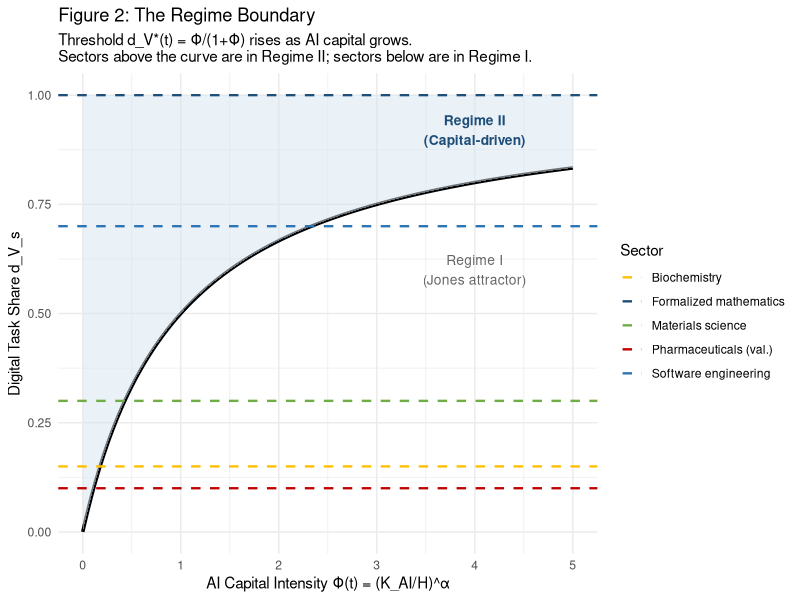

This chart was generated by the following R code:
# t_star_calibrations.R
#
# The Regime Boundaries of AI-Amplified Research
# Table 1: T* Calibrations by Sector
#
# Author: Ryan S. Lester | SSRN 6649740 | doi:10.7910/DVN/FA75PH
#
# Description:
#   Computes T* — the time at which a sector transitions from Regime II
#   back to the Jones (1995) semi-endogenous growth attractor — for five
#   research sectors under two baseline calibrations.
#
#   Formula (Corollary 2.1):
#   T* = (1 / alpha*(g_K - n)) * log(ceiling / Phi_0)
#   where ceiling = d_V_s / (1 - d_V_s) and Phi_0 = (K_AI_0 / H_0)^alpha


library(tidyverse)


# ── Parameters ────────────────────────────────────────────────────────────────

params_conservative <- list(
  alpha = 0.30,
  g_K   = 0.30,
  n     = 0.01,
  Phi_0 = 0.10    # conservative: (K_AI_0 / H_0)^alpha
)

params_alternative <- list(
  alpha = 0.30,
  g_K   = 0.30,
  n     = 0.01,
  Phi_0 = 0.50    # alternative: higher initial AI capital intensity
)


# ── Sector validation-stage digital task shares ───────────────────────────────

sectors <- tribble(
  ~sector,                    ~d_V_s,
  "Formalized mathematics",    1.00,
  "Software engineering",      0.70,
  "Materials science",         0.30,
  "Biochemistry",              0.15,
  "Pharmaceuticals (val.)",    0.10
)


# ── T* computation ────────────────────────────────────────────────────────────

compute_t_star <- function(d_V_s, params) {
  alpha <- params$alpha
  g_K   <- params$g_K
  n     <- params$n
  Phi_0 <- params$Phi_0

  if (d_V_s >= 1.0) return(Inf)

  ceiling_val <- d_V_s / (1 - d_V_s)
  if (ceiling_val <= Phi_0) return(0)  # already in Regime I

  t_star <- (1 / (alpha * (g_K - n))) * log(ceiling_val / Phi_0)
  return(t_star)
}


# ── Table 1 Replication ───────────────────────────────────────────────────────

results <- sectors |>
  mutate(
    ceiling        = ifelse(d_V_s >= 1, Inf, d_V_s / (1 - d_V_s)),
    t_star_cons    = map_dbl(d_V_s, compute_t_star, params = params_conservative),
    t_star_alt     = map_dbl(d_V_s, compute_t_star, params = params_alternative),
    t_star_cons_fmt = case_when(
      is.infinite(t_star_cons) ~ "∞",
      t_star_cons == 0         ~ "Already Regime I",
      TRUE                     ~ paste0("~", round(t_star_cons, 0), " yrs")
    ),
    t_star_alt_fmt = case_when(
      is.infinite(t_star_alt) ~ "∞",
      t_star_alt == 0         ~ "Already Regime I",
      TRUE                    ~ paste0("~", round(t_star_alt, 0), " yrs")
    )
  )

cat("\nTable 1: T* Calibrations by Sector\n")
cat("Parameters: alpha=0.3, g_K=0.30, n=0.01\n")
cat(rep("=", 72), "\n", sep = "")
print(
  results |>
    select(sector, d_V_s, ceiling, t_star_cons_fmt, t_star_alt_fmt) |>
    rename(
      "Sector"           = sector,
      "d_V_s"            = d_V_s,
      "Ceiling"          = ceiling,
      "T* (conservative)" = t_star_cons_fmt,
      "T* (alternative)"  = t_star_alt_fmt
    )
)


# ── Figure 2: Regime Boundary ─────────────────────────────────────────────────

phi_grid <- seq(0, 5, by = 0.01)
threshold <- phi_grid / (1 + phi_grid)

sector_colors <- c(
  "Formalized mathematics" = "#1f4e79",
  "Software engineering"   = "#2e75b6",
  "Materials science"      = "#70ad47",
  "Biochemistry"           = "#ffc000",
  "Pharmaceuticals (val.)" = "#c00000"
)

plot_df <- tibble(Phi = phi_grid, threshold = threshold)

p <- ggplot(plot_df, aes(x = Phi, y = threshold)) +
  geom_line(color = "black", lwd = 1.2) +
  geom_ribbon(aes(ymin = threshold, ymax = 1),
              fill = "#d6e4f0", alpha = 0.5) +
  annotate("text", x = 4, y = 0.92, label = "Regime II\n(Capital-driven)",
           color = "#1f4e79", fontface = "bold", size = 3.5) +
  annotate("text", x = 4, y = 0.60, label = "Regime I\n(Jones attractor)",
           color = "gray40", size = 3.5) +
  geom_hline(data = sectors,
             aes(yintercept = d_V_s, color = sector),
             lty = "dashed", lwd = 0.8) +
  scale_color_manual(values = sector_colors, name = "Sector") +
  labs(
    x     = "AI Capital Intensity Φ(t) = (K_AI/H)^α",
    y     = "Digital Task Share d_V_s",
    title = "Figure 2: The Regime Boundary",
    subtitle = "Threshold d_V*(t) = Φ/(1+Φ) rises as AI capital grows.\nSectors above the curve are in Regime II; sectors below are in Regime I."
  ) +
  theme_minimal(base_size = 11) +
  theme(legend.position = "right")

dir.create("output", showWarnings = FALSE)
ggsave("output/figure2_regime_boundary.png", p, width = 8, height = 5, dpi = 150)
cat("\nSaved: output/figure2_regime_boundary.png\n")

# Save Table 1
write_csv(results, "output/t_star_calibrations.csv")
cat("Saved: output/t_star_calibrations.csv\n")
